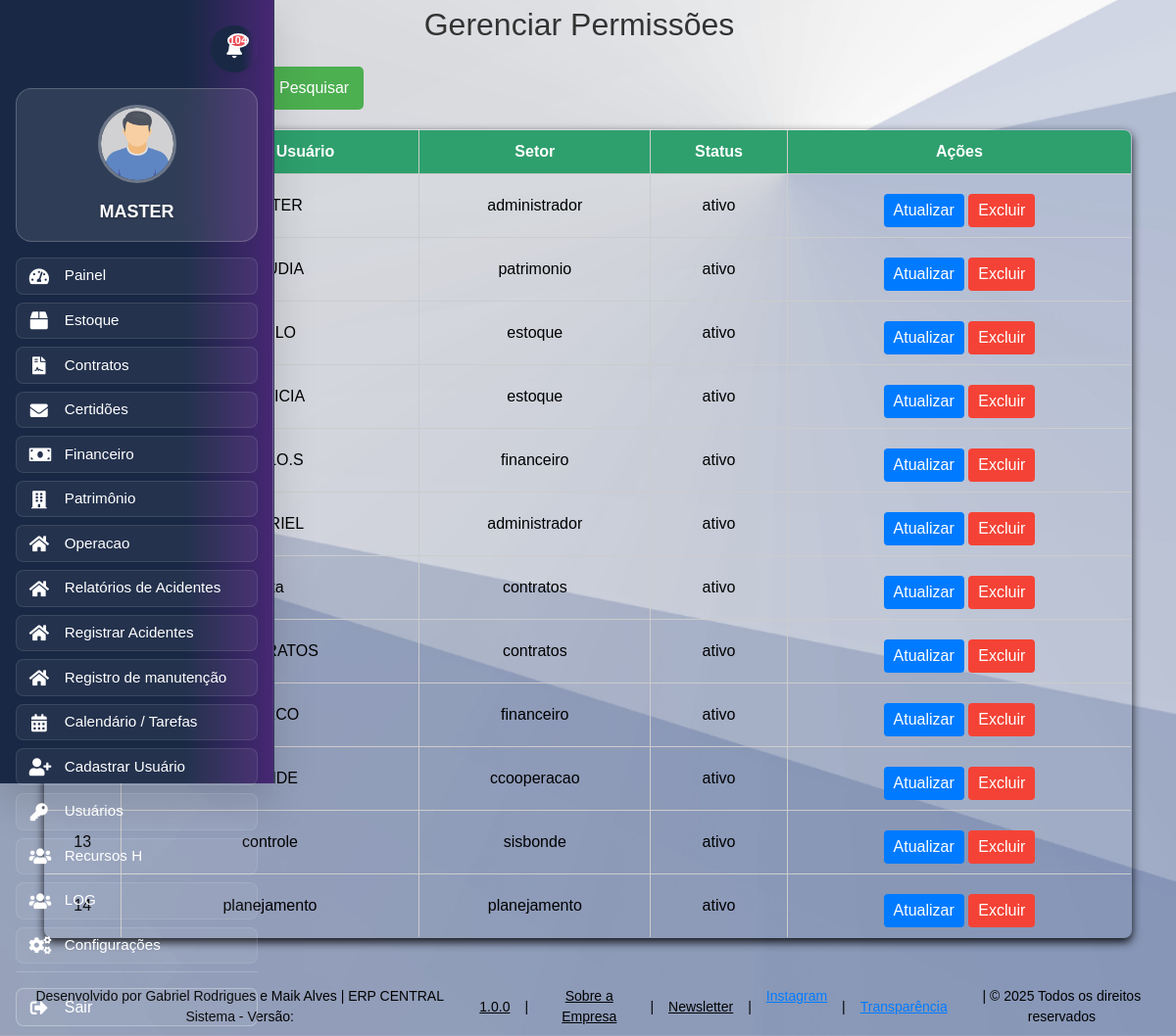
/gerenciarpermissao.php (signed in), run on the app's committed database.
### tables this page shows
CREATE TABLE `usuario` (
  `id` int(11) NOT NULL,
  `username` varchar(50) NOT NULL,
  `senha` varchar(255) NOT NULL,
  `matricula` varchar(20) NOT NULL,
  `email` varchar(100) NOT NULL,
  `setor` enum('administrador','estoque','patrimonio','financeiro','contratos','ccooperacao','sisbonde','planejamento') NOT NULL,
  `cargo` varchar(50) NOT NULL,
  `situacao` enum('ativo','inativo') DEFAULT 'ativo',
  `foto` varchar(255) DEFAULT 'default.png',
  `primeira_vez` tinyint(1) DEFAULT 1,
  `tempo_registro` datetime DEFAULT NULL
);

### gerenciarpermissao.php (the view, shortened to what this page needs)
<?php
include 'banco.php';
include 'header.php';
$search_query = isset($_GET['search']) ? $con->real_escape_string($_GET['search']) : '';
$query = "SELECT id, username, setor, situacao FROM usuario";
$usuarios = $con->query($query);
?>
<!DOCTYPE html>
<html lang="pt-br">
<head>
    <link rel="stylesheet" href="src/style/style.css">
</head>
<body>
    <h2>Gerenciar Permissões</h2>
<div class="container">
        <form class="container1" method="GET" action="gerenciarpermissao.php">
            <input type="text" name="search" placeholder="Pesquisar por nome..." value="<?php echo htmlspecialchars($search_query); ?>">
            <button class="btn1" type="submit">Pesquisar</button>
        </form>
        <table>
            <thead>
                <tr>
                    <th>ID</th>
                    <th>Nome de Usuário</th>
                    <th>Setor</th>
                    <th>Status</th>
                    <th>Ações</th>
                </tr>
            </thead>
            <tbody>
                <?php if ($usuarios && $usuarios->num_rows > 0): ?>
                    <?php while ($usuario = $usuarios->fetch_assoc()): ?>
                        <tr>
                            <td><?php echo htmlspecialchars($usuario['id']); ?></td>
                            <td><?php echo htmlspecialchars($usuario['username']); ?></td>
                            <td><?php echo htmlspecialchars($usuario['setor']); ?></td>
                            <td><?php echo htmlspecialchars($usuario['situacao']); ?></td>
                            <td>
                                <button class="btn btn-update" onclick="openModal(
                                    <?php echo $usuario['id']; ?>,
                                    '<?php echo htmlspecialchars($usuario['username']); ?>',
                                    '<?php echo htmlspecialchars($usuario['setor']); ?>',
                                    '<?php echo htmlspecialchars($usuario['situacao']); ?>'
                                )">
                                    Atualizar
                                </button>
                                <button class="btn btn-delete" onclick="openDeleteModal(<?php echo $usuario['id']; ?>)">Excluir</button>
                            </td>
                        </tr>
                    <?php endwhile; ?>
                <?php else: ?>
                    <tr>
                        <td colspan="5">Nenhum usuário encontrado.</td>
                    </tr>
                <?php endif; ?>
            </tbody>
        </table>
</div>
</body>
</html>
<?php include 'footer.php'; ?>

### src/style/lateral-menu.css (style rules this page uses)
:root { --primary-gradient: linear-gradient(90deg, #192844 67.81%, #472774 100%); --secondary-gradient: linear-gradient(135deg, #472774 0%, #6a4c93 100%); --accent-gradient: linear-gradient(135deg, #667eea 0%, #764ba2 100%); --success-gradient: linear-gradient(135deg, #4facfe 0%, #00f2fe 100%); --warning-gradient: linear-gradient(135deg, #43e97b 0%, #38f9d7 100%); --danger-gradient: linear-gradient(135deg, #fa709a 0%, #fee140 100%); --glass-gradient: linear-gradient(135deg, rgba(255, 255, 255, 0.1) 0%, rgba(255, 255, 255, 0.05) 100%); --primary-color: #192844; --secondary-color: #472774; --accent-color: #667eea; --text-dark: #2d3748; --text-light: #718096; --bg-light: #f7fafc; --bg-white: #ffffff; --border-color: #e2e8f0; --shadow-sm: 0 1px 3px rgba(0, 0, 0, 0.1); --shadow-md: 0 4px 6px rgba(0, 0, 0, 0.1); --shadow-lg: 0 10px 25px rgba(0, 0, 0, 0.15); --shadow-xl: 0 20px 40px rgba(0, 0, 0, 0.2); --border-radius: 12px; --border-radius-sm: 6px; --transition-fast: all 0.2s ease; --transition-smooth: all 0.3s cubic-bezier(0.25, 0.46, 0.45, 0.94); --sidebar-width: 280px; }
* { box-sizing: border-box; }
body { margin: 0; padding: 0; font-family: "Inter", -apple-system, BlinkMacSystemFont, "Segoe UI", Roboto, sans-serif; background-image: url('../img/bk.png'); background-size: cover; background-position: center; background-repeat: no-repeat; overflow-x: hidden; }

### src/style/sino.css (style rules this page uses)
:root { --primary-gradient: linear-gradient(90deg, #192844 67.81%, #472774 100%); --notification-primary: #192844; --notification-secondary: #472774; --notification-accent: #00bcd4; --notification-success: #28a745; --notification-warning: #ffc107; --notification-danger: #dc3545; --notification-white: #ffffff; --notification-light: #f8f9fa; --notification-dark: #343a40; --shadow-sm: 0 2px 8px rgba(0, 0, 0, 0.1); --shadow-md: 0 4px 16px rgba(0, 0, 0, 0.15); --shadow-lg: 0 8px 32px rgba(0, 0, 0, 0.2); --border-radius: 12px; --transition: all 0.3s cubic-bezier(0.4, 0, 0.2, 1); }

### src/style/modal-perfil.css (style rules this page uses)
:root { --primary-gradient: linear-gradient(90deg, #192844 67.81%, #472774 100%); --secondary-gradient: linear-gradient(135deg, #667eea 0%, #764ba2 100%); --success-gradient: linear-gradient(135deg, #4facfe 0%, #00f2fe 100%); --warning-gradient: linear-gradient(135deg, #43e97b 0%, #38f9d7 100%); --danger-gradient: linear-gradient(135deg, #fa709a 0%, #fee140 100%); --accent-gradient: linear-gradient(135deg, #a8edea 0%, #fed6e3 100%); --text-dark: #2d3748; --text-light: #718096; --text-muted: #a0aec0; --bg-white: #ffffff; --bg-light: #f8fafc; --border-color: #e2e8f0; --shadow-sm: 0 2px 4px rgba(0, 0, 0, 0.05); --shadow-md: 0 4px 12px rgba(0, 0, 0, 0.08); --shadow-lg: 0 8px 24px rgba(0, 0, 0, 0.12); --shadow-xl: 0 20px 40px rgba(0, 0, 0, 0.15); --border-radius: 16px; --border-radius-sm: 8px; --transition-fast: all 0.15s ease-out; --transition-normal: all 0.25s ease-out; --transition-slow: all 0.35s ease-out; --easing-natural: cubic-bezier(0.25, 0.46, 0.45, 0.94); --easing-smooth: cubic-bezier(0.4, 0, 0.2, 1); --font-family: "Segoe UI", Tahoma, Geneva, Verdana, sans-serif; }

### src/style/style.css (style rules this page uses)
* { box-sizing: border-box; }
h2 { color: #333; padding: 6px; text-align: center; margin-right: 18px; }
table { width: 100%; border-collapse: collapse; margin: 20px auto; box-shadow: 0 4px 10px rgba(0.9, 0.5, 0.5, 0.9); border-radius: 8px; overflow: hidden; }
table, th, td { border: 1px solid #ddd; color: #000; }
th, td { padding: 10px; text-align: left; max-width: 200px; overflow-wrap: break-word; }
table th { background-color: #2ea06d; color: white; }

### gerenciarpermissao.php (style rules this page uses)
.container { display: table; }
.container, .container-fluid, .container-lg, .container-md, .container-sm, .container-xl { width: 100%; }
table { width: 100%; border-collapse: collapse; margin-top: 20px; }
th, td { border: 1px solid #ccc; padding: 10px; text-align: center; }
th { background-color: #f4f4f4; }
.btn { padding: 5px 10px; cursor: pointer; border: none; border-radius: 4px; }
.btn-update { background-color: #007bff; color: white; }
.btn-delete { background-color: #f44336; color: white; }
.container1 { display: flex; align-items: baseline; gap: 10px; }
.btn1 { cursor: pointer; }

### footer.php (style rules this page uses)
:root { --cor-primaria: #005a92; --cor-secundaria: #ffffff; --cor-hover: #003f66; --cor-accent: #00aaff; --cor-texto: #333; --cor-fundo: #f5f5f5; --cor-gradiente: linear-gradient(135deg, #005a92, #007bc1); }
body { margin: 0; padding-bottom: 80px; font-family: 'Arial', sans-serif; background-color: var(--cor-fundo); }

### data on the page
usuario: username "MASTER", setor "administrador", situacao "ativo"
usuario: id "2", username "CLAUDIA", setor "patrimonio", situacao "ativo"
usuario: id "3", username "PAULO", setor "estoque", situacao "ativo"
usuario: username "PATRICIA", setor "estoque", situacao "ativo"
usuario: id "5", username "PAULO.S", setor "financeiro", situacao "ativo"
usuario: username "GABRIEL", setor "administrador", situacao "ativo"
usuario: id "9", username "Rita", setor "contratos", situacao "ativo"
usuario: username "CONTRATOS", setor "contratos", situacao "ativo"
usuario: id "11", username "MARCO", setor "financeiro", situacao "ativo"
usuario: id "12", username "BONDE", setor "ccooperacao", situacao "ativo"
usuario: id "13", username "controle", setor "sisbonde", situacao "ativo"
usuario: id "14", username "planejamento", setor "planejamento", situacao "ativo"

### other printed values
$unreadCount "104"
$username "MASTER"
$item['nome'] "Painel"
$item['nome'] "Estoque"
$item['nome'] "Contratos"
$item['nome'] "Certidões"
$item['nome'] "Financeiro"
$item['nome'] "Patrimônio"
$item['nome'] "Operacao"
$item['nome'] "Relatórios de Acidentes"
$item['nome'] "Registrar Acidentes"
$item['nome'] "Registro de manutenção"
$item['nome'] "Calendário / Tarefas"
$item['nome'] "Cadastrar Usuário"
$item['nome'] "Usuários"
